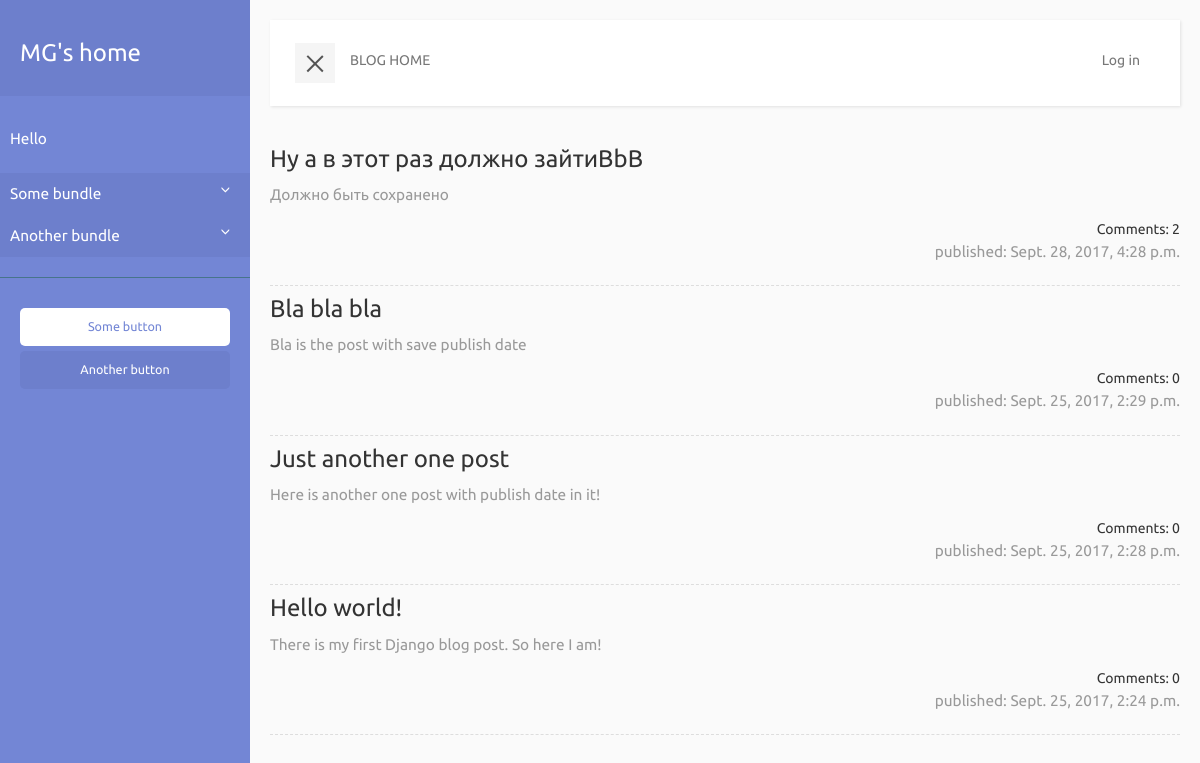
Screenshot of /blog/ with the database file from the repository.
### blog/models.py (models this page shows, shortened)
class CategoryBundle(models.Model):
    name = models.CharField(max_length=200)
    created_date = models.DateTimeField(default=timezone.now)

class Post(models.Model):
    author = models.ForeignKey('auth.User')
    category = models.ForeignKey('blog.Category', default=None, null=True)
    title = models.CharField(max_length=200)
    text = models.TextField()
    created_date = models.DateTimeField(default=timezone.now)
    published_date = models.DateTimeField(blank=True, null=True)
    def approved_comments(self):
        return self.comments.filter(approved_comment=True)

### blog/views.py (the view)
# urls.py: url(r'^blog/$', views.post_list, name='post_list'),
def post_list(request):
    categories = get_category_list()
    bundles = get_category_bundle_list()
    posts = Post.objects.filter(published_date__isnull=False).order_by('-published_date')
    return render(request, 'blog/post_list.html', {'posts': posts, 'categories': categories, 'category_bundles': bundles})

### blog/views.py (called while the page is built)
def get_category_list():
    categories = list(Category.objects.order_by('created_date'))
    return categories

def get_category_bundle_list():
    bundles = list(CategoryBundle.objects.order_by('created_date'))
    return bundles

### blog/templates/blog/post_list.html
{% extends 'blog/base.html' %}
{% block content %}
    {% for post in posts %}
        <article class="post">
            <header>
                <h3><a href="{% url 'post_detail' pk=post.pk %}">{{post.title}}</a></h3>
            </header>
            <div class="main-content">
                <p>{{post.text|linebreaksbr}}</p>
            </div>
            <footer class="date">
                <a href="{% url 'post_detail' pk=post.pk %}">Comments: {{ post.approved_comments.count }}</a>
                <p>published: {{post.published_date}}</p>
            </footer>
        </article>
        <div class="line"></div>
    {% endfor %}
{% endblock %}

### blog/templates/blog/base.html (shortened to what this page needs)
{% load staticfiles %}
<html>
    <head>
        <link rel="stylesheet" href="//maxcdn.bootstrapcdn.com/bootstrap/3.2.0/css/bootstrap.min.css" >
        <link rel="stylesheet" href="//maxcdn.bootstrapcdn.com/bootstrap/3.2.0/css/bootstrap-theme.min.css" >
        <link rel="stylesheet" href="{% static 'css/blog.css' %}" >
    </head>
    <body>
        <div class="wrapper">
            <nav id="sidebar">
                <div class="sidebar-header">
                    <h3><a href="/">MG's home</a></h3>
                </div>
                <ul class="list-unstyled components">
                    <p>Hello {{user.username}}</p>
                    {% for category_bundle in category_bundles %}
                        <li class="active">
                            <a href="#submenu-{{category_bundle.id}}" data-toggle="collapse" aria-expanded="false">
                                {{category_bundle.name}}
                            </a>
                        </li>
                    {% endfor %}
                </ul>
                <ul class="list-unstyled CTAs">
                    <li><a href="#" class="download">Some button</a></li>
                    <li><a href="#" class="article">Another button</a></li>
                </ul>
            </nav>
            <div id="content">
                <nav class="navbar navbar-default">
                    <div class="container-fluid">
                        <div class="navbar-header">
                            <button type="button" id="sidebarCollapse" class="navbar-btn">
                                <span></span>
                            </button>
                        </div>
                        <div class="collapse navbar-collapse" id="bs-example-navbar-collapse-1">
                            <ul class="nav navbar-nav navbar-left">
                                <li>
                                    <a href="/blog/">BLOG HOME</a>
                                </li>
                            </ul>
                            <ul class="nav navbar-nav navbar-right">
                            {% if user.is_authenticated %}
                                <li>
                                    <a href="{% url 'post_new' %}">Add post</a>
                                </li>
                                <li>
                                    <a href="{% url 'post_draft_list' %}">Approve posts</a>
                                </li>
                                <li>
                                    <a href="{% url 'logout' %}">Log out</a>
                                </li>
                            {% else %}
                                <li>
                                    <a href="{% url 'login' %}">Log in</a>
                                </li>
                            {% endif %}
                            </ul>
                        </div>
                    </div>
                </nav>
                {% block content %}
                {% endblock %}
            </div>
        </div>
    </body>
</html>

### blog/static/css/blog.css (style rules this page uses)
body { font-family: 'Ubuntu', sans-serif; background: #fafafa; }
p { font-family: 'Ubuntu', sans-serif; font-size: 1.1em; font-weight: 300; line-height: 1.7em; color: #999; }
a, a:hover, a:focus { color: inherit; text-decoration: none; transition: all 0.3s; }
.navbar { padding: 15px 10px; background: #fff; border: none; border-radius: 0; margin-bottom: 40px; box-shadow: 1px 1px 3px rgba(0, 0, 0, 0.1); }
.navbar-btn { box-shadow: none; outline: none !important; border: none; }
.line { width: 100%; height: 1px; border-bottom: 1px dashed #ddd; margin: 40px 0; margin-top: 10px; margin-bottom: 10px; float: left; }
.wrapper { display: flex; align-items: stretch; perspective: 1500px; }
#sidebar { min-width: 250px; max-width: 250px; background: #7386D5; color: #fff; transition: all 0.6s cubic-bezier(0.945, 0.020, 0.270, 0.665); transform-origin: bottom left; }
#sidebar .sidebar-header { padding: 20px; background: #6d7fcc; }
#sidebar ul.components { padding: 20px 0; border-bottom: 1px solid #47748b; }
#sidebar ul p { color: #fff; padding: 10px; }
#sidebar ul li a { padding: 10px; font-size: 1.1em; display: block; }
#sidebar ul li.active > a, a[aria-expanded="true"] { color: #fff; background: #6d7fcc; }
a[data-toggle="collapse"] { position: relative; }
a[aria-expanded="false"]::before, a[aria-expanded="true"]::before { content: '\e259'; display: block; position: absolute; right: 20px; font-family: 'Glyphicons Halflings'; font-size: 0.6em; }
ul.CTAs { padding: 20px; }
ul.CTAs a { text-align: center; font-size: 0.9em !important; display: block; border-radius: 5px; margin-bottom: 5px; }
a.download { background: #fff; color: #7386D5; }
a.article, a.article:hover { background: #6d7fcc !important; color: #fff !important; }
#content { padding: 20px; min-height: 100vh; transition: all 0.3s; width: 100%; }
#sidebarCollapse { width: 40px; height: 40px; background: #f5f5f5; }
#sidebarCollapse span { width: 80%; height: 2px; margin: 0 auto; display: block; background: #555; transition: all 0.8s cubic-bezier(0.810, -0.330, 0.345, 1.375); transition-delay: 0.2s; }
#sidebarCollapse span:last-of-type { transform: rotate(-45deg) translate(1px, -1px); }
.main-content { width: 100%; }
.date { text-align: right; width: 100%; }
.wrapper div { display: block; }

### rows the page displays
CategoryBundle: name "Some bundle"
CategoryBundle: name "Another bundle"
Post: title "Ну а в этот раз должно зайтиBbB", text "Должно быть сохранено", approved_comments.count "2", published_date "Sept. 28, 2017, 4:28 p.m."
Post: title "Bla bla bla", text "Bla is the post with save publish date", approved_comments.count "0", published_date "Sept. 25, 2017, 2:29 p.m."
Post: title "Just another one post", text "Here is another one post with publish date in it!", approved_comments.count "0", published_date "Sept. 25, 2017, 2:28 p.m."
Post: title "Hello world!", text "There is my first Django blog post. So here I am!", approved_comments.count "0", published_date "Sept. 25, 2017, 2:24 p.m."
